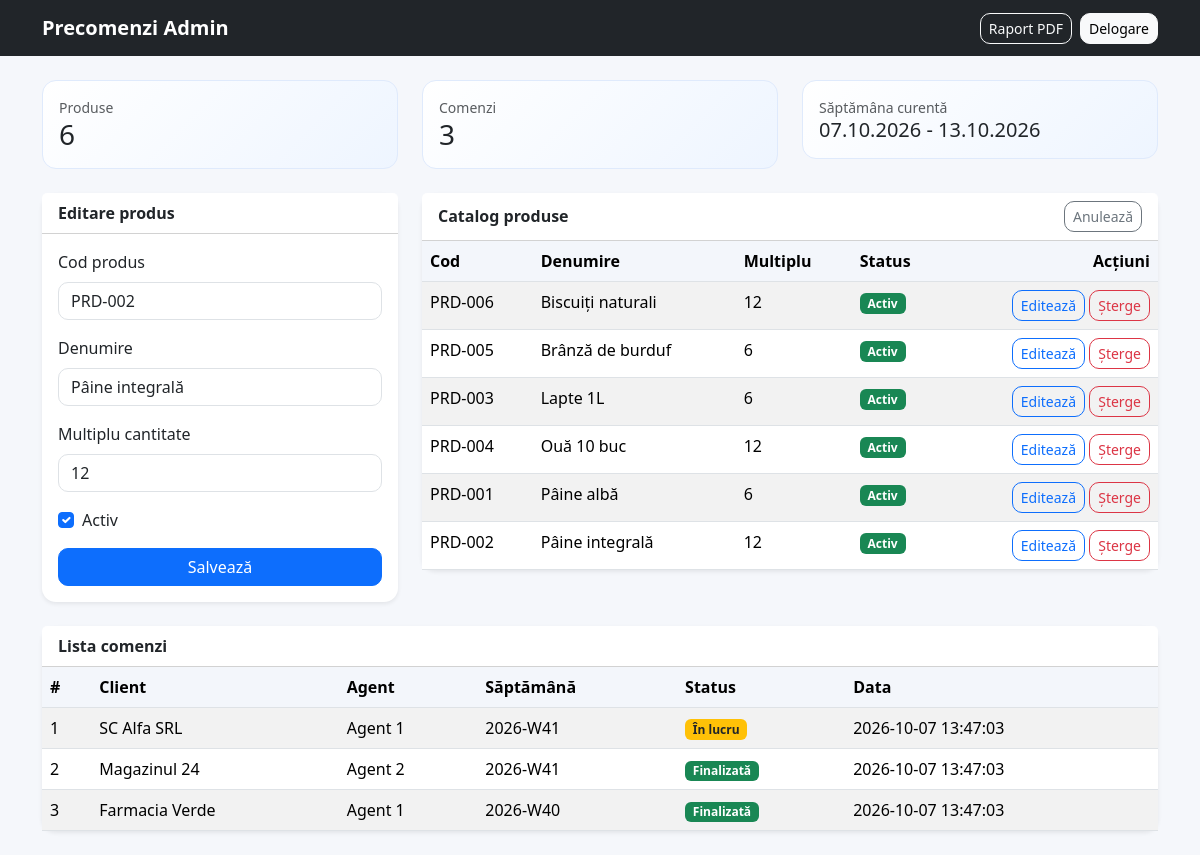
/admin/index.php?edit_product=2 (signed in), run on the app's committed database.
### tables this page shows
CREATE TABLE produse (
    id INT AUTO_INCREMENT PRIMARY KEY,
    cod_produs VARCHAR(100) NOT NULL UNIQUE,
    denumire VARCHAR(200) NOT NULL,
    multiplu_cantitate INT NOT NULL DEFAULT 1,
    activ BOOLEAN NOT NULL DEFAULT TRUE
);

CREATE TABLE comenzi (
    id INT AUTO_INCREMENT PRIMARY KEY,
    client_id INT NOT NULL,
    agent_id INT NOT NULL,
    data_comanda DATETIME NOT NULL DEFAULT CURRENT_TIMESTAMP,
    saptamana_an VARCHAR(20) NOT NULL,
    status ENUM('in_lucru', 'finalizata') NOT NULL DEFAULT 'in_lucru',
    CONSTRAINT fk_comenzi_client FOREIGN KEY (client_id) REFERENCES clienti(id) ON DELETE RESTRICT ON UPDATE CASCADE,
    CONSTRAINT fk_comenzi_agent FOREIGN KEY (agent_id) REFERENCES utilizatori(id) ON DELETE RESTRICT ON UPDATE CASCADE
);

CREATE TABLE clienti (
    id INT AUTO_INCREMENT PRIMARY KEY,
    nume_client VARCHAR(150) NOT NULL,
    cod_fiscal VARCHAR(50) NOT NULL,
    adresa TEXT NOT NULL,
    agent_id INT NOT NULL,
    data_creare TIMESTAMP DEFAULT CURRENT_TIMESTAMP,
    CONSTRAINT fk_clienti_agent FOREIGN KEY (agent_id) REFERENCES utilizatori(id) ON DELETE RESTRICT ON UPDATE CASCADE
);

CREATE TABLE utilizatori (
    id INT AUTO_INCREMENT PRIMARY KEY,
    nume VARCHAR(150) NOT NULL,
    email VARCHAR(150) NOT NULL UNIQUE,
    parola_hash VARCHAR(255) NOT NULL,
    rol ENUM('admin', 'agent') NOT NULL,
    data_creare TIMESTAMP DEFAULT CURRENT_TIMESTAMP
);

### includes/db.php (called while the page is built, shortened)
<?php
function e(string $value): string
{
    return htmlspecialchars($value, ENT_QUOTES, 'UTF-8');
}
function currentOrderWindow(): array
{
    $now = new DateTimeImmutable('now');
    $weekday = (int)$now->format('N');
    $daysBack = 0;
    if ($weekday < 3) {
        $daysBack = $weekday + 4;
    } else {
        $daysBack = $weekday - 3;
    }
    $start = (new DateTimeImmutable($now->format('Y-m-d 00:00:00')))->modify('-' . $daysBack . ' days');
    $end = $start->modify('+6 days 12 hours');
    return [
        'start' => $start,
        'end' => $end,
        'label' => $start->format('d.m.Y') . ' - ' . $end->format('d.m.Y'),
        'week' => $start->format('o-\WW'),
    ];
}

### public/admin/index.php (the view, shortened to what this page needs)
<?php
require_once __DIR__ . '/../includes/db.php';
$pdo = db();
$productList = $pdo->query('SELECT * FROM produse ORDER BY activ DESC, denumire ASC')->fetchAll();
$orderList = $pdo->query('SELECT c.*, cl.nume_client, u.nume AS agent_nume FROM comenzi c LEFT JOIN clienti cl ON cl.id = c.client_id LEFT JOIN utilizatori u ON u.id = c.agent_id ORDER BY c.data_comanda DESC LIMIT 50')->fetchAll();
$selectedProduct = null;
if (isset($_GET['edit_product'])) {
    $stmt = $pdo->prepare('SELECT * FROM produse WHERE id = :id LIMIT 1');
    $stmt->execute([':id' => (int)$_GET['edit_product']]);
    $selectedProduct = $stmt->fetch();
}
?>
<!DOCTYPE html>
<html lang="ro">
<head>
    <link href="https://cdn.jsdelivr.net/npm/bootstrap@5.3.3/dist/css/bootstrap.min.css" rel="stylesheet">
    <link rel="stylesheet" href="../assets/styles.css">
</head>
<body>
    <nav class="navbar navbar-expand-lg navbar-dark bg-dark">
        <div class="container">
            <a class="navbar-brand" href="#">Precomenzi Admin</a>
            <div class="ms-auto d-flex gap-2">
                <a class="btn btn-outline-light btn-sm" href="../pdf/report.php">Raport PDF</a>
                <a class="btn btn-light btn-sm" href="../logout.php">Delogare</a>
            </div>
        </div>
    </nav>
    <main class="container py-4">
        <div class="row g-4 mb-4">
            <div class="col-md-4">
                <div class="summary-box">
                    <div class="text-muted small">Produse</div>
                    <h3 class="mb-0"><?= count($productList); ?></h3>
                </div>
            </div>
            <div class="col-md-4">
                <div class="summary-box">
                    <div class="text-muted small">Comenzi</div>
                    <h3 class="mb-0"><?= count($orderList); ?></h3>
                </div>
            </div>
            <div class="col-md-4">
                <div class="summary-box">
                    <div class="text-muted small">Săptămâna curentă</div>
                    <h5 class="mb-0"><?= currentOrderWindow()['label']; ?></h5>
                </div>
            </div>
        </div>
        <div class="row g-4">
            <div class="col-lg-4">
                <div class="card shadow-sm border-0 h-100">
                    <div class="card-header bg-white"><strong><?= $selectedProduct ? 'Editare produs' : 'Adăugare produs'; ?></strong></div>
                    <div class="card-body">
                        <form method="post">
                            <div class="mb-3">
                                <label class="form-label">Cod produs</label>
                                <input type="text" class="form-control" name="cod_produs" value="<?= e($selectedProduct['cod_produs'] ?? ''); ?>" required>
                            </div>
                            <div class="mb-3">
                                <label class="form-label">Denumire</label>
                                <input type="text" class="form-control" name="denumire" value="<?= e($selectedProduct['denumire'] ?? ''); ?>" required>
                            </div>
                            <div class="mb-3">
                                <label class="form-label">Multiplu cantitate</label>
                                <input type="number" class="form-control" min="1" name="multiplu_cantitate" value="<?= (int)($selectedProduct['multiplu_cantitate'] ?? 6); ?>" required>
                            </div>
                            <div class="mb-3 form-check">
                                <input class="form-check-input" type="checkbox" id="activ" name="activ" <?= (!empty($selectedProduct['activ']) || empty($selectedProduct)) ? 'checked' : ''; ?>>
                                <label class="form-check-label" for="activ">Activ</label>
                            </div>
                            <button type="submit" class="btn btn-primary w-100">Salvează</button>
                        </form>
                    </div>
                </div>
            </div>
            <div class="col-lg-8">
                <div class="card shadow-sm border-0">
                    <div class="card-header bg-white d-flex justify-content-between align-items-center">
                        <strong>Catalog produse</strong>
                        <?php if ($selectedProduct): ?>
                            <a href="index.php" class="btn btn-sm btn-outline-secondary">Anulează</a>
                        <?php endif; ?>
                    </div>
                    <div class="table-responsive">
                        <table class="table table-striped mb-0">
                            <thead>
                            <tr>
                                <th>Cod</th>
                                <th>Denumire</th>
                                <th>Multiplu</th>
                                <th>Status</th>
                                <th class="text-end">Acțiuni</th>
                            </tr>
                            </thead>
                            <tbody>
                            <?php foreach ($productList as $product): ?>
                                <tr>
                                    <td><?= e($product['cod_produs']); ?></td>
                                    <td><?= e($product['denumire']); ?></td>
                                    <td><?= (int)$product['multiplu_cantitate']; ?></td>
                                    <td>
                                        <?php if ((int)$product['activ'] === 1): ?>
                                            <span class="badge bg-success">Activ</span>
                                        <?php else: ?>
                                            <span class="badge bg-secondary">Inactiv</span>
                                        <?php endif; ?>
                                    </td>
                                    <td class="text-end">
                                        <a href="index.php?edit_product=<?= (int)$product['id']; ?>" class="btn btn-sm btn-outline-primary">Editează</a>
                                        <a href="index.php?delete_product=<?= (int)$product['id']; ?>" onclick="return confirm('Ștergi produsul?');" class="btn btn-sm btn-outline-danger">Șterge</a>
                                    </td>
                                </tr>
                            <?php endforeach; ?>
                            </tbody>
                        </table>
                    </div>
                </div>
            </div>
        </div>
        <div class="card shadow-sm border-0 mt-4">
            <div class="card-header bg-white"><strong>Lista comenzi</strong></div>
            <div class="table-responsive">
                <table class="table table-striped mb-0">
                    <thead>
                    <tr>
                        <th>#</th>
                        <th>Client</th>
                        <th>Agent</th>
                        <th>Săptămână</th>
                        <th>Status</th>
                        <th>Data</th>
                    </tr>
                    </thead>
                    <tbody>
                    <?php foreach ($orderList as $order): ?>
                        <tr>
                            <td><?= (int)$order['id']; ?></td>
                            <td><?= e($order['nume_client'] ?? '-'); ?></td>
                            <td><?= e($order['agent_nume'] ?? '-'); ?></td>
                            <td><?= e($order['saptamana_an']); ?></td>
                            <td>
                                <?php if ($order['status'] === 'finalizata'): ?>
                                    <span class="badge bg-success">Finalizată</span>
                                <?php else: ?>
                                    <span class="badge bg-warning text-dark">În lucru</span>
                                <?php endif; ?>
                            </td>
                            <td><?= e($order['data_comanda']); ?></td>
                        </tr>
                    <?php endforeach; ?>
                    </tbody>
                </table>
            </div>
        </div>
    </main>
</body>
</html>

### public/assets/styles.css (style rules this page uses)
:root { --primary: #0d6efd; --soft: #eef5ff; --success: #198754; --warning: #ffc107; }
body { background: #f5f7fb; font-family: 'Segoe UI', sans-serif; }
.navbar-brand { font-weight: 700; }
.card { border-radius: 14px; }
.table thead th { background: #f3f6fb; }
.summary-box { background: linear-gradient(135deg, #ffffff, var(--soft)); border: 1px solid #dfeafc; border-radius: 14px; padding: 1rem; }
.btn { border-radius: 10px; }
.form-control, .form-select { border-radius: 10px; }

### data on the page
produse: cod_produs "PRD-002", denumire "Pâine integrală", multiplu_cantitate "12", activ "☑", shows "Activ"
produse: cod_produs "PRD-006", denumire "Biscuiți naturali", multiplu_cantitate "12", activ "Activ"
produse: cod_produs "PRD-005", denumire "Brânză de burduf", multiplu_cantitate "6", activ "Activ"
produse: cod_produs "PRD-003", denumire "Lapte 1L", multiplu_cantitate "6", activ "Activ"
produse: cod_produs "PRD-004", denumire "Ouă 10 buc", multiplu_cantitate "12", activ "Activ"
produse: cod_produs "PRD-001", denumire "Pâine albă", multiplu_cantitate "6", activ "Activ"
comenzi: id "1", client.nume_client "SC Alfa SRL", agent.nume "Agent 1", saptamana_an "2026-W41", status "În lucru", data_comanda "2026-10-07 13:47:03"
comenzi: id "2", client.nume_client "Magazinul 24", agent.nume "Agent 2", saptamana_an "2026-W41", status "Finalizată", data_comanda "2026-10-07 13:47:03"
comenzi: id "3", client.nume_client "Farmacia Verde", agent.nume "Agent 1", saptamana_an "2026-W40", status "Finalizată", data_comanda "2026-10-07 13:47:03"

### other printed values
count($productList) "6"
count($orderList) "3"
currentOrderWindow()['label'] "07.10.2026 - 13.10.2026"
